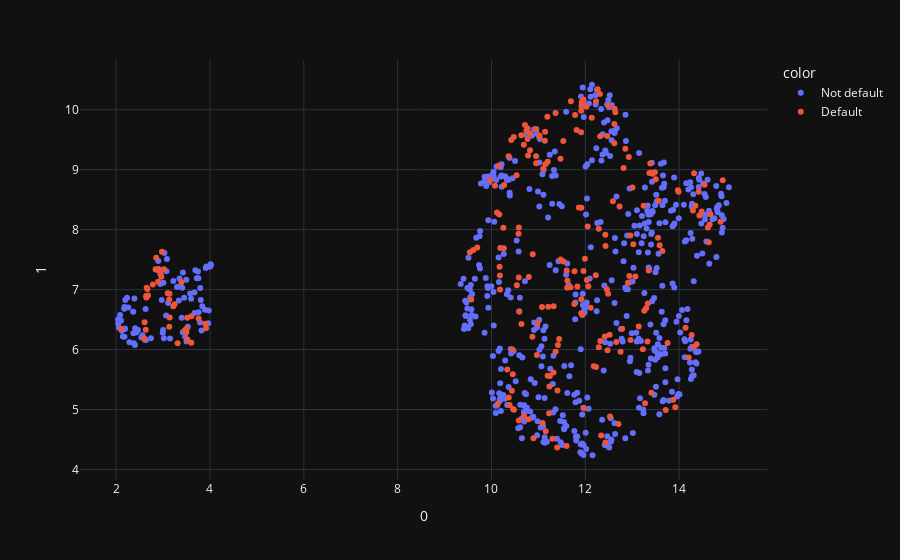

The code cell stored with this chart in its notebook:
### Code cell
fig = px.scatter(umap_components, x=0, y=1, color=Y_train)
fig.show()

### Figure 1 — Plotly figure (JSON) as saved in the notebook; plotly's stock layout.template omitted (floating-point values rounded to 4 significant figures; data arrays with more than 128 entries replaced by an {"elided": "..."} marker saying what was removed)
{"data": [{"hovertemplate": "color=Not default<br>0=%{x}<br>1=%{y}<extra></extra>", "legendgroup": "Not default", "marker": {"color": "#636efa", "symbol": "circle"}, "mode": "markers", "name": "Not default", "orientation": "v", "showlegend": true, "x": {"elided": "560 float values"}, "xaxis": "x", "y": {"elided": "560 float values"}, "yaxis": "y", "type": "scatter"}, {"hovertemplate": "color=Default<br>0=%{x}<br>1=%{y}<extra></extra>", "legendgroup": "Default", "marker": {"color": "#EF553B", "symbol": "circle"}, "mode": "markers", "name": "Default", "orientation": "v", "showlegend": true, "x": {"elided": "240 float values"}, "xaxis": "x", "y": {"elided": "240 float values"}, "yaxis": "y", "type": "scatter"}], "layout": {"xaxis": {"anchor": "y", "domain": [0.0, 1.0], "title": {"text": "0"}}, "yaxis": {"anchor": "x", "domain": [0.0, 1.0], "title": {"text": "1"}}, "legend": {"title": {"text": "color"}, "tracegroupgap": 0}, "margin": {"t": 60}}}
